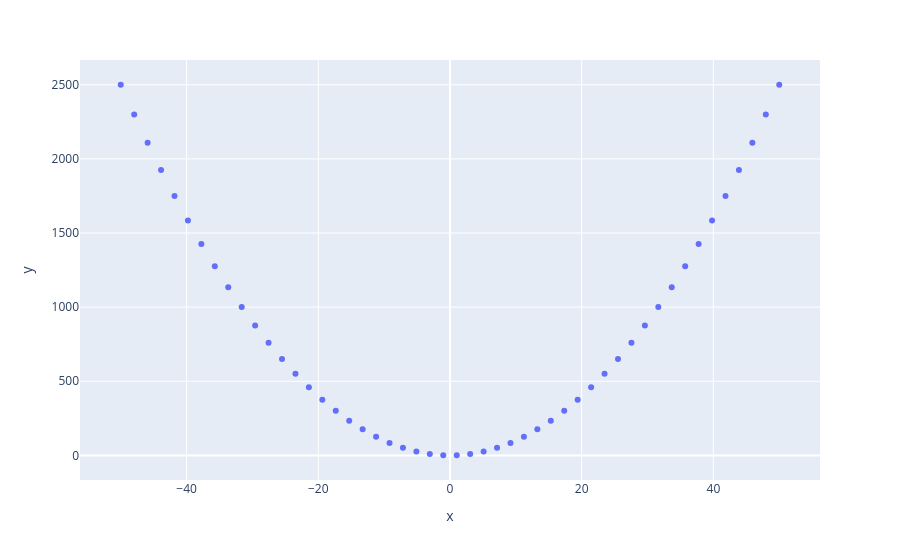

Write notebook code for a chart like this one.
### Code cell
import numpy as np
import plotly.express as px
# x-axis data points
x = np.linspace(start=-50, stop=50)
# y-axis data points
y = x ** 2
# define the plot
fig = px.scatter(x=x, y=y)
fig.show()
72

### Figure 1 — Plotly figure (JSON) as saved in the notebook; plotly's stock layout.template omitted (floating-point values rounded to 4 significant figures)
{"data": [{"hovertemplate": "x=%{x}<br>y=%{y}<extra></extra>", "legendgroup": "", "marker": {"color": "#636efa", "symbol": "circle"}, "mode": "markers", "name": "", "orientation": "v", "showlegend": false, "type": "scatter", "x": [-50.0, -47.96, -45.92, -43.88, -41.84, -39.8, -37.76, -35.71, -33.67, -31.63, -29.59, -27.55, -25.51, -23.47, -21.43, -19.39, -17.35, -15.31, -13.27, -11.22, -9.184, -7.143, -5.102, -3.061, -1.02, 1.02, 3.061, 5.102, 7.143, 9.184, 11.22, 13.27, 15.31, 17.35, 19.39, 21.43, 23.47, 25.51, 27.55, 29.59, 31.63, 33.67, 35.71, 37.76, 39.8, 41.84, 43.88, 45.92, 47.96, 50.0], "xaxis": "x", "y": [2500.0, 2300.0, 2108.0, 1925.0, 1750.0, 1584.0, 1425.0, 1276.0, 1134.0, 1001.0, 875.7, 759.1, 650.8, 550.8, 459.2, 375.9, 300.9, 234.3, 176.0, 126.0, 84.34, 51.02, 26.03, 9.371, 1.041, 1.041, 9.371, 26.03, 51.02, 84.34, 126.0, 176.0, 234.3, 300.9, 375.9, 459.2, 550.8, 650.8, 759.1, 875.7, 1001.0, 1134.0, 1276.0, 1425.0, 1584.0, 1750.0, 1925.0, 2108.0, 2300.0, 2500.0], "yaxis": "y"}], "layout": {"legend": {"tracegroupgap": 0}, "margin": {"t": 60}, "xaxis": {"anchor": "y", "domain": [0, 1], "title": {"text": "x"}}, "yaxis": {"anchor": "x", "domain": [0, 1], "title": {"text": "y"}}}}
